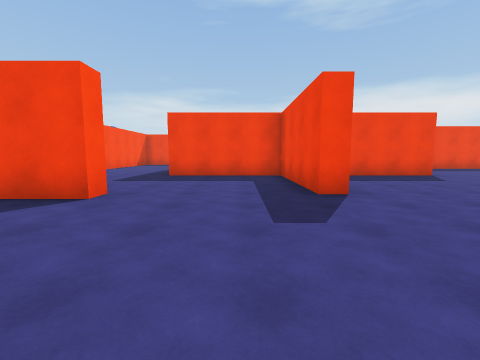
View 1 (above)

24 first-person views from a walk through a Unity game level. The camera is 1.3 m above the floor, tilts 6° down and sees 90° across. The floor is counted in squares, 2 m on a side. Each view is taken from the middle of a square. On the plan, view 1 faces up. The plan holds only what a view shows up to about 9 squares ahead; the rest is blank. The place goes on beyond the plan. The player is left out.

View 2
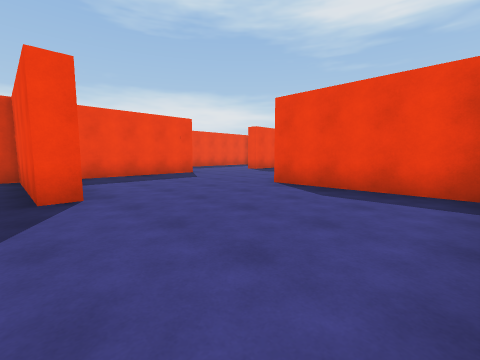

View 3
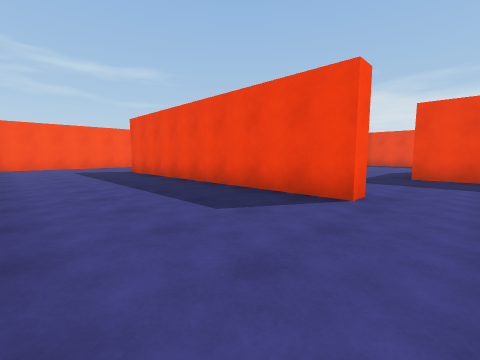

View 4
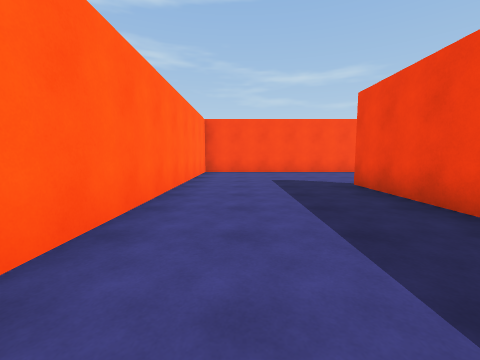

View 5
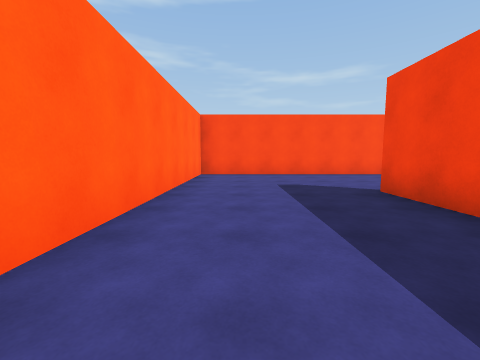

View 6
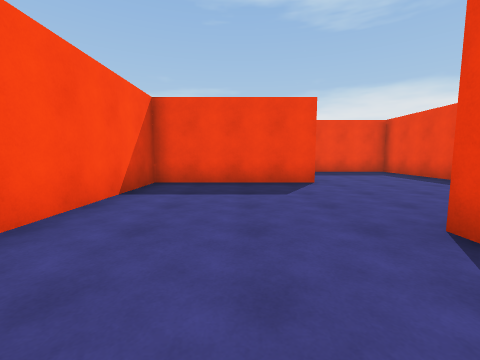

View 7
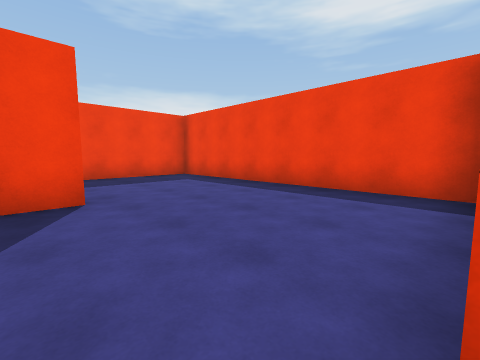

View 8
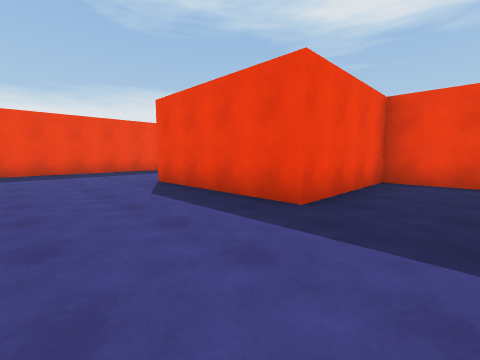

View 9
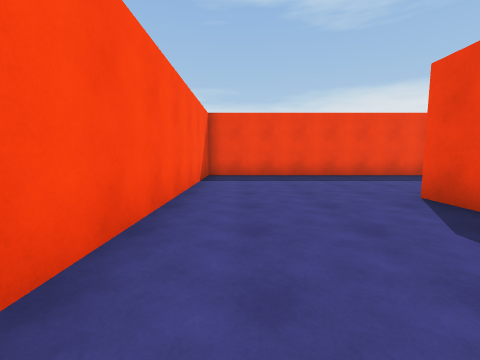

View 10
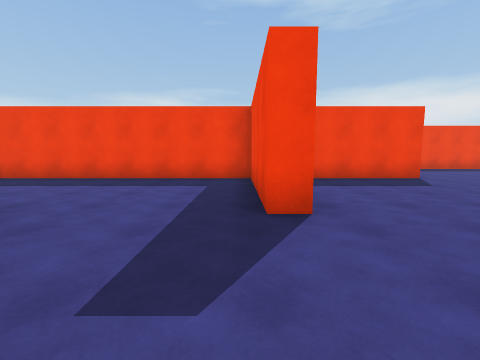

View 11
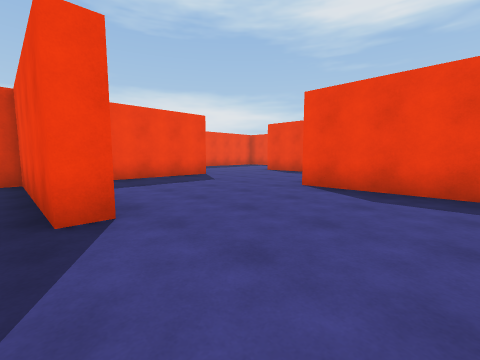

View 12
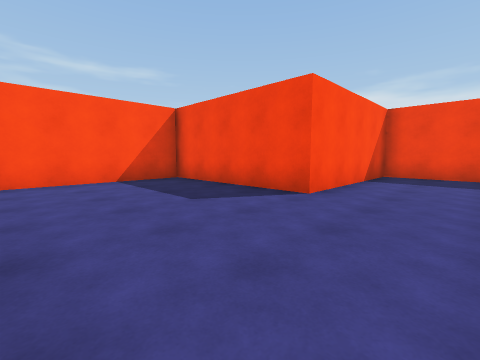

View 13
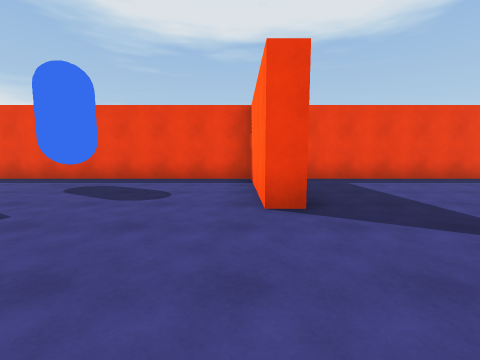

View 14
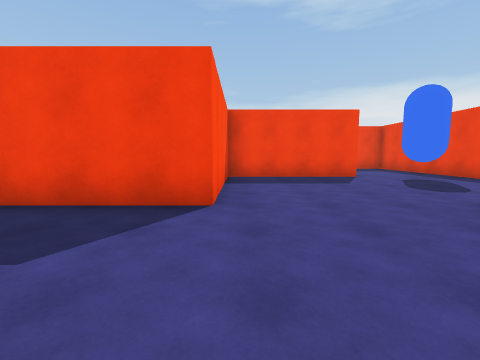

View 15
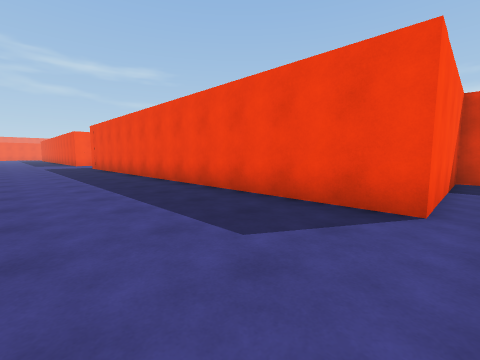

View 16
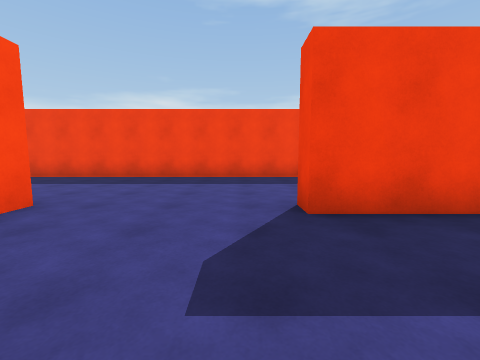

View 17
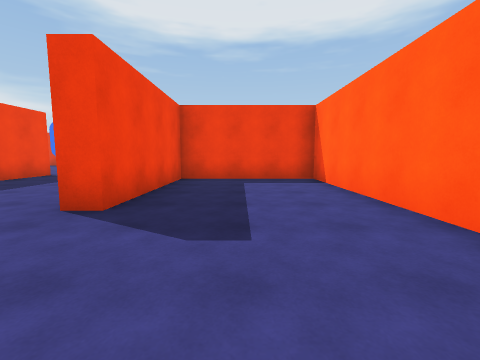

View 18
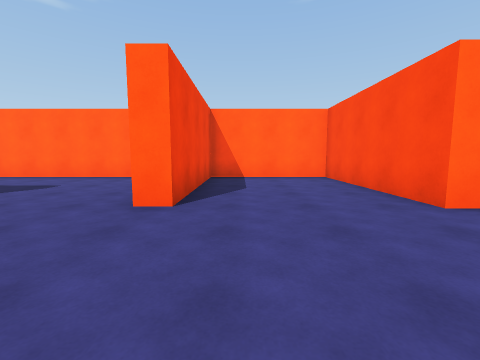

View 19
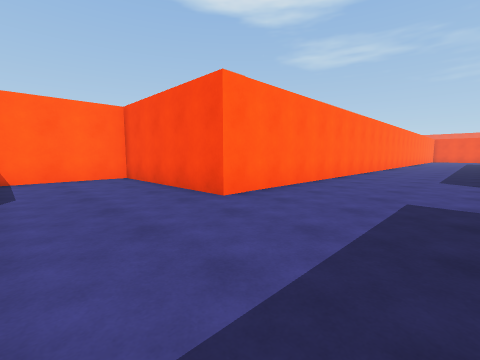

View 20
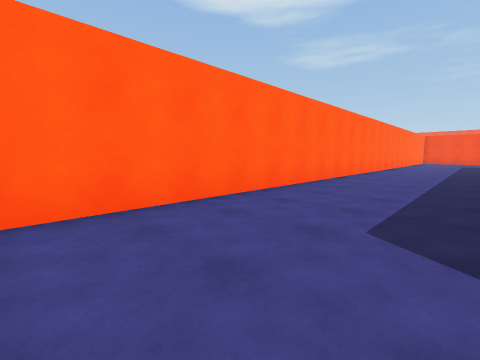

View 21
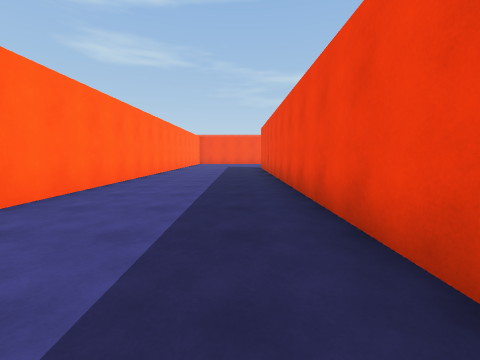

View 22
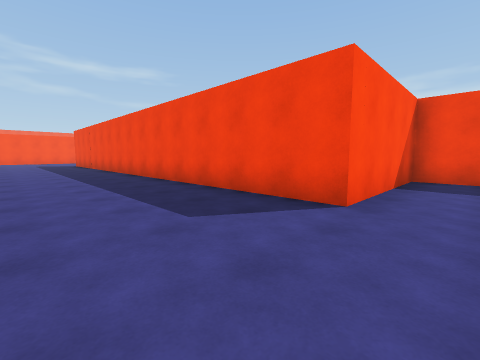

View 23
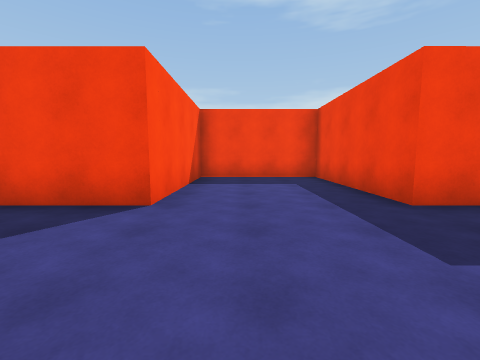

View 24
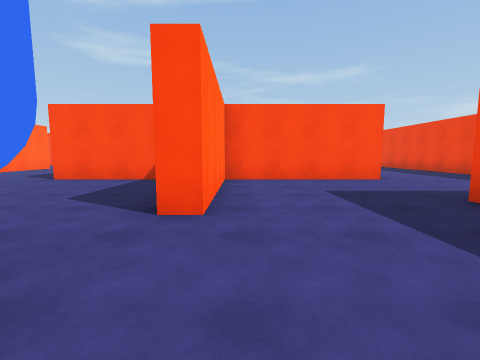

### Floor plan
Points are (right, up) in squares from view 1. A wall is a line through its corners. A room is listed if a view was taken in it or the views show most of it. See-through windows are left out.
Room 1 (views 1, 2, 3, 4, 5, 6, 7, 8, 9, 10, 11, 12)
walls: (-2.2, 4) (-2.2, 3.5) (-10.2, 3.5); (1.9, 3.9) (1.3, 3.9) (1.3, 7.6) (-2.2, 7.6) (-2.2, 11.6); (-6.5, 3.9) (-6.5, 11.2) (-9.5, 11.2); (1.9, 11.6) (1.3, 11.6) (1.3, 15.6) (-6, 15.6) (-6, 8.9); (5.6, 8.9) (5.6, 11.8); (-10.1, 7.6) (-14, 7.6) (-14, -0.3) (-6.2, -0.3); (6.1, 7.6) (2.5, 7.6); (5.6, -0.1) (5.6, 3.5); (8.1, 20) (6, 20) (6, 15.6) (1.8, 15.6) (1.8, 11.9)
ways out: opening at (-10.5, 9.5) to room 2
Room 2 (views 13, 14, 15, 16, 17, 18, 19, 20, 21, 22, 23, 24)
walls: (-13.4, 20.8) (-13.4, 16.6) (-9.5, 16.6) (-9.5, 16) (-13.4, 16) (-13.4, 12.1) (-25.8, 12.1) (-25.8, 16) (-29.1, 16) (-29.1, 12.1) (-41, 12.1); (-19.9, 4) (-14.5, 4) (-14.5, 7.6) (-18.2, 7.6) (-18.2, 8.1); (-10.2, 11.1) (-10.2, 11.7) (-6.5, 11.7) (-6.5, 18.5); (-14.9, 24.6) (-16.1, 24.6); (-41, 8.1) (-25.5, 8.1) (-25.5, 4) (-22.2, 4) (-22.2, 8.1) (-21.6, 8.1) (-21.6, 7.5)
ways out: opening at (-10.5, 9.5) to room 1
objects: other object (-8, 15) to (-8, 16)

Where each view was taken, in squares from view 1:
view 1: 0 up, 0 right, facing up
view 2: 0 up, 1 right, facing up-right
view 3: 0 up, 1 left, facing up-left
view 4: 1 up, 5 left, facing left
view 5: 1 up, 6 left, facing left
view 6: 2 up, 12 left, facing up
view 7: 4 up, 11 left, facing up-right
view 8: 6 up, 5 left, facing up-right
view 9: 8 up, 5 left, facing up
view 10: 9 up, 1 right, facing up
view 11: 9 up, 1 right, facing up-right
view 12: 12 up, 8 right, facing up-left
view 13: 12 up, 13 left, facing right
view 14: 9 up, 13 left, facing up
view 15: 9 up, 13 left, facing up-left
view 16: 5 up, 19 left, facing up
view 17: 6 up, 21 left, facing right
view 18: 11 up, 23 left, facing down
view 19: 11 up, 23 left, facing down-left
view 20: 11 up, 28 left, facing down-left
view 21: 11 up, 32 left, facing left
view 22: 9 up, 28 left, facing up-left
view 23: 9 up, 28 left, facing up
view 24: 17 up, 7 left, facing left
